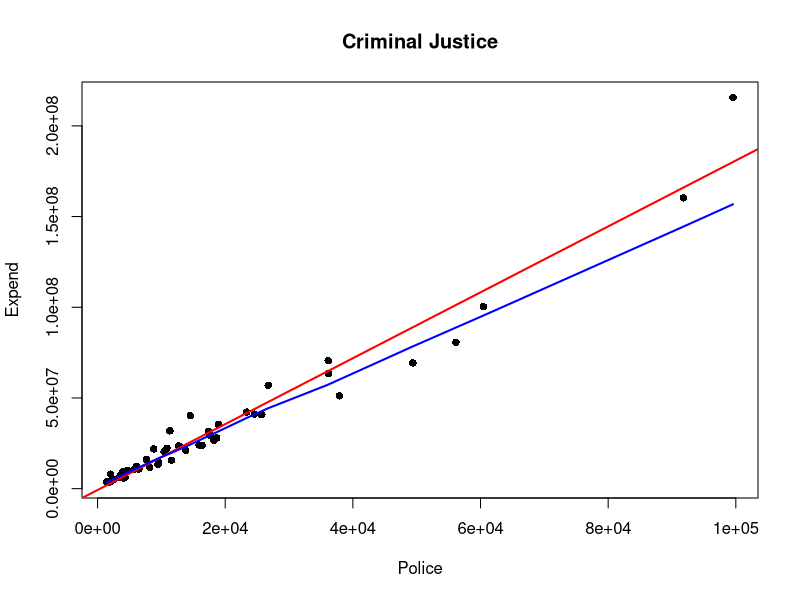
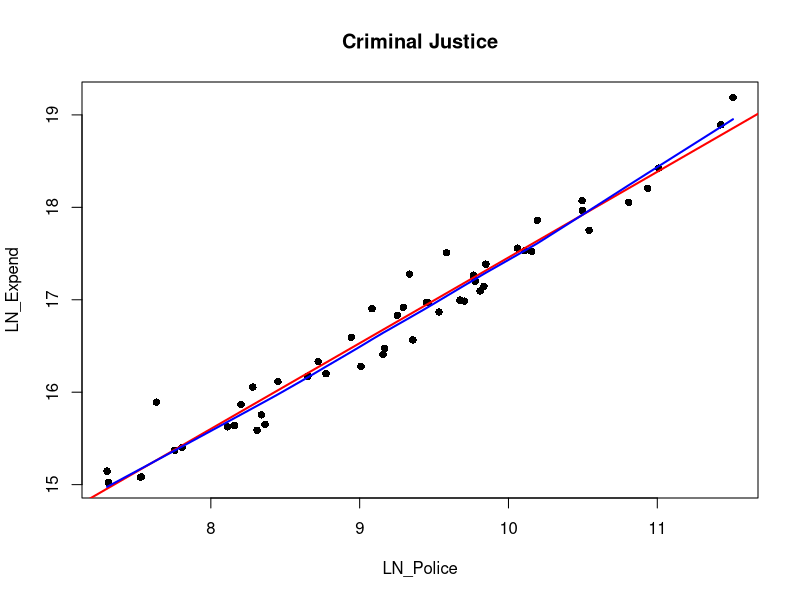
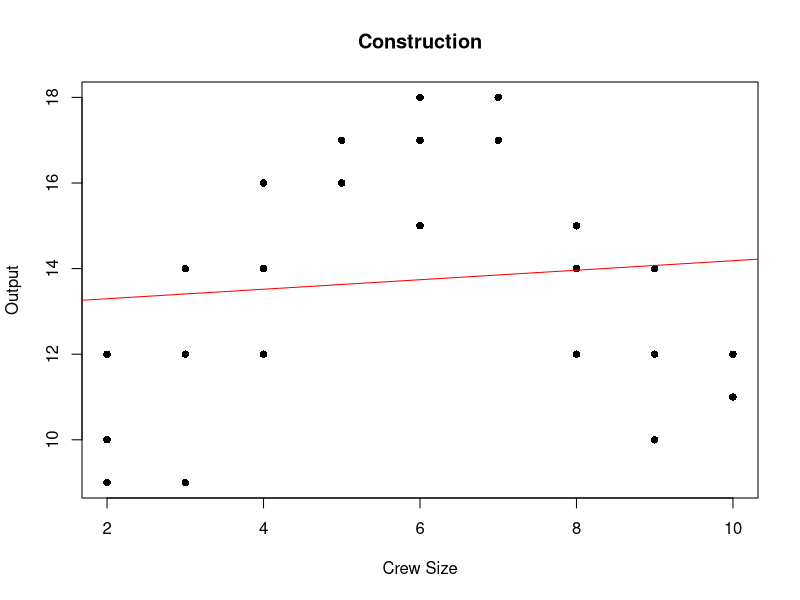
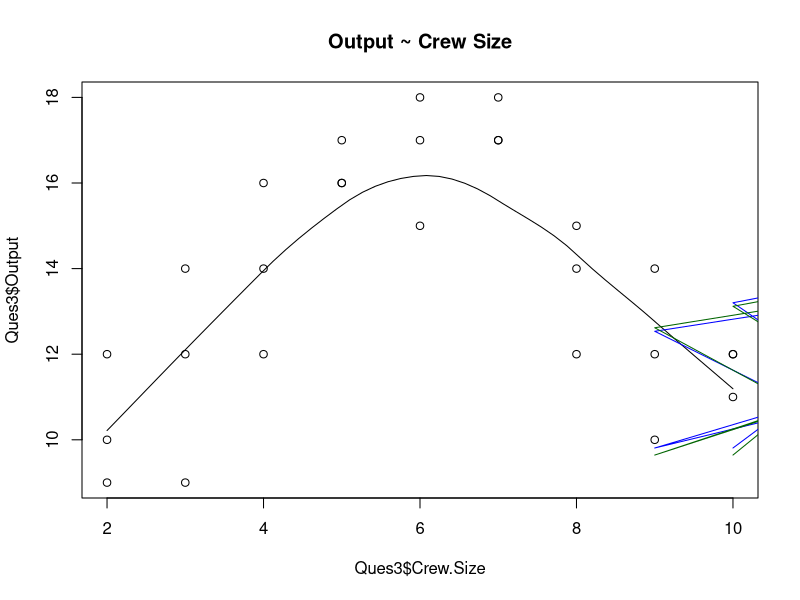
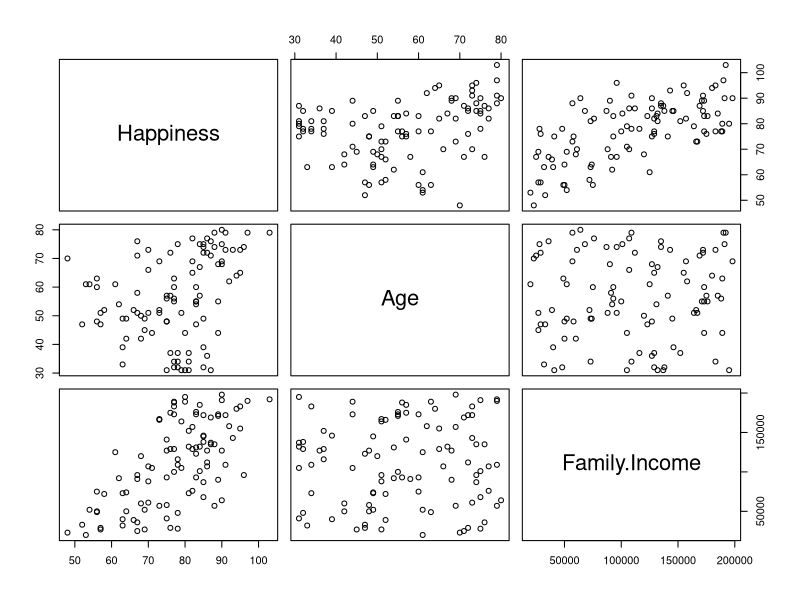
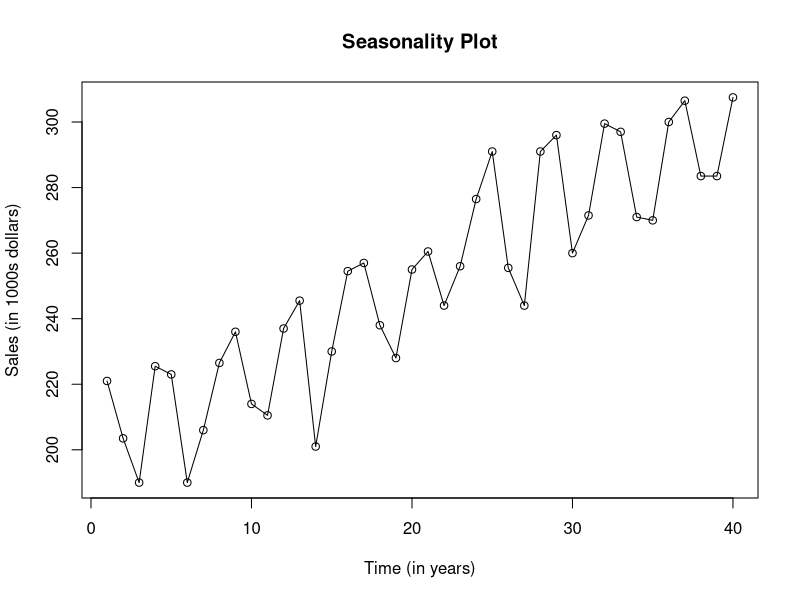
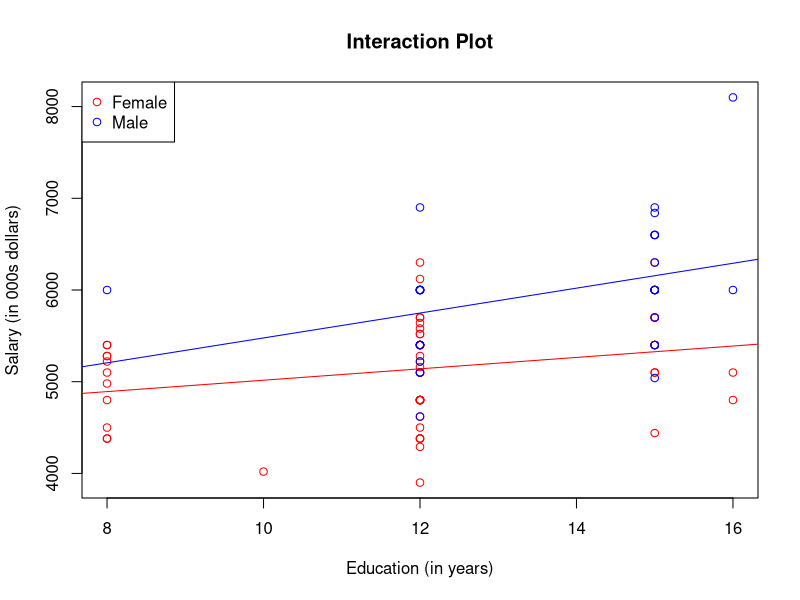
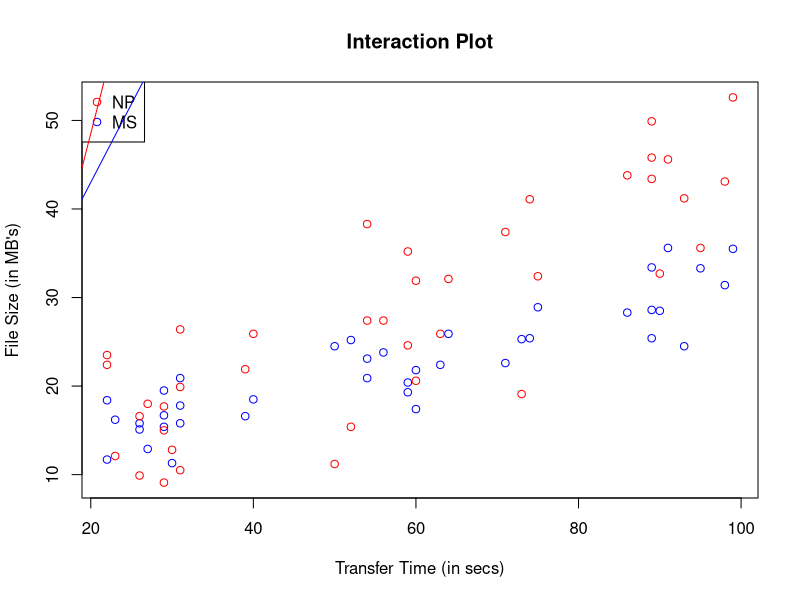

Generate these figures, in order, with R:
#### Question 1 ####

Ques1 <- read.csv("Electronics.csv")

## Create dummy variables
Street_Dummy <- ifelse(Ques1$Location == "Street", 1, 0)  ##Base or Reference 
Mall_Dummy <- ifelse(Ques1$Location == "Mall", 1, 0)
Downtown_Dummy <- ifelse(Ques1$Location == "Downtown", 1, 0)

model_Ques1 <- lm(Sales ~ Households + Mall_Dummy + Downtown_Dummy, 
                              data = Ques1)
summary(model_Ques1)
sale_means <- tapply(Ques1$Sales, Ques1$Location, mean)

##Interpretation:
##𝑌_i = beta_1+ beta_2*D_2i + beta_3*D_3i + beta_4*X_ie_i
##Where Y is store sales volume in July of last year measured in $1000
##      X_i = the number of households in the store's area measured in 1000
##      D_2i = 1, if the location is in the Mall
##             0, otherwise
##      D_1i = 1, if the location is in the Downtown
##             0, otherwise
##E(sales) = 14.97769 - 28.373*D2_2i + 6.863*D_1i
## The mean sales in the in the Street Location is the base category which is about 15%
## The p -values for the differential intercept coefficients are statistically significant –suggesting there is a significant difference in the mean sales between the:
## Street, Mall and Downtown Location.
##Holding the locations constant as number of households increases by 1000, on average, the sales of households increases by 0.86859*1000 = $868.59
##Controlling for number of households the differential intercept coefficient is not significant for the Downtown Location while it is significant for the Mall Location.


#### Question 2####

Ques2 <- read.csv("Criminal Justice.csv")

Expend <- Ques2$EXPEND
Police <- Ques2$POLICE
### Create a scatterplot first
plot(Police, Expend, main = "Criminal Justice", 
     xlab = "Police", ylab = "Expend", pch=16)
abline(lm(Expend ~ Police), col = "red", lwd = 2)
lines(lowess(Police, Expend), col="blue", lwd = 2) ## lowess = Locally weighted Scatterplot Smoothing

LN_Expend <- log(Expend)
LN_Police <- log(Police)

### Create a scatterplot again
plot(LN_Police, LN_Expend, 
     main = "Criminal Justice", xlab = "LN_Police", 
     ylab = "LN_Expend", pch=16)
abline(lm(LN_Expend ~ LN_Police), col = "red", lwd = 2)
lines(lowess(LN_Police, LN_Expend), col="blue", lwd = 2) ## lowess = Locally weighted Scatterplot Smoothing

### Run a regression model

### LN_Expend = beta0 + beta1*ln(Police) + error
log_lin_model_1 <- lm(LN_Expend ~ LN_Police)
summary(log_lin_model_1)

pred <- predict(log_lin_model_1, 
                data.frame(LN_Police = log(10000)), 
                interval = "prediction",
                level = 0.95)

##Point prediction of expenditures if 10000 police officers are hired.
exp(pred)
##95% Prediction Interval in expenditure if 10000 police officers are hired
##Where Lower is 16.3198 and Upper is 17.1312
exp(16.3198)
exp(17.1312)
### The model can be written as:
### LN(Expend) = 8.185+ 0.9272*LN(Police)

### The slope gives a measure of constant score elasticity.
### For 1% increase in total expenditure, the total number of police employed is increased by 
### approx. 0.92 percent.
### The constant score elasticity is 0.92, which is less than 1, 
### so the total number of police hired are inelastic.
### The total number of police hired increase proportionately less than the increase 
### in the total expenditure.

####Question 3####

Ques3 <- read.csv("Construction.csv")

plot(Ques3$Crew.Size, Ques3$Output, 
     main = "Construction", xlab = "Crew Size", ylab = "Output", pch=16)
abline(lm(Ques3$Output ~ Ques3$Crew.Size), col = "red")
scatter.smooth(x=Ques3$Crew.Size, y=Ques3$Output, 
               main="Output ~ Crew Size")  # scatterplot

### Scatterplot shows that the model that would fit would be a 
### higher-order model. Possibly a cubic model.
### The crew size that seems optimal 6 as seen from the graph it takes the maximum value at that point.

### Let us run the linear regression to see how good of a fit is 
### the linear model.

###### LINEAR REGRESSION MODEL #######################
###### Y = Crew Size, X = OUTPUT #####################
###### Crewsize = beta0 + beta1*Output + error #######
######################################################

Crewsize <- Ques3$Crew.Size
Output <- Ques3$Output

linearmodel <- lm(Output ~ Crewsize)
summary(linearmodel)
## The Multiple R-squared:  0.06879,	Adjusted R-squared:  -0.008811 

###### QUADRATIC MODEL #################################################
###### Y = Crew Size, X1 = OUTPUT, X2 = OUTPUT^2 ######################
###### Crewsize = beta0 + beta1*Output + beta2*Output^2 + error #######
########################################################################

model_q2 <- lm(Output ~ poly(Crewsize, 2, raw = TRUE))
summary(model_q2)

lines(Output, predict(model_q2), col = "blue")

### The Multiple R-squared:  0.6591,	Adjusted R-squared:  0.6307 
### Adjusted R-squared increased. So quadratic model seems to be a better fit, 
### although the first order term is significant.

pred <- predict(model_q2, 
                data.frame(Crewsize = 5)) 
                
### The number of jobs that a crew size of 5 can complete in a week is predicted using the quadratic model that best fits is 16(approx).

###### CUBIC MODEL ####################################################################
###### Y = Crew Size, X1 = OUTPUT, X2 = OUTPUT^2, X3 = OUTPUT^3 ######################
###### Crewsize = beta0 + beta1*Output + beta2*Output^2 + beta3*Output^3 + error #####
#######################################################################################

model_c <- lm(Output ~ poly(Crewsize, 3, raw = TRUE))
summary(model_c)

lines(Output, predict(model_c), col = "darkgreen")

###The Multiple R-squared:  0.6612,	Adjusted R-squared:  0.617 
###As the adjusted R-squared decreased and the only one of the terms are significant 
###Therefore the the cubic model does not seem to be a good fit.
###The quadratic model is hence the best fit.


####Question 4####
Ques4 <- read.csv("HappinessStudy.csv")

#### Plot scatterplots of response variable with each independent variable.
#### Response Variable (Y) = Happiness.
#### Independent Variables (X) = Age, Family Income 

### Observe whether there is a linear relationship between each 
### explanatory (independent)
### variable and the response (dependent) variable. Look for bending patterns.
### Bending patterns between explanatory variables and the response variable 
### would suggest transformations.
### Plot a scatterplot matrix
plot(Ques4) 

### Model 1 - Linear
### Develop the multiple regression model.
Model1 <- lm(Happiness ~ Age+Family.Income, data = Ques4)
summary(Model1)
###The Multiple R-squared:  0.4967,	Adjusted R-squared:  0.4863 
###Where both age and income are statistically significant

### Model 2 - Logarithmic
### Develop the multiple regression model.
Model2 <- lm(Happiness ~ Age+log(Family.Income), data = Ques4)
summary(Model2)
###The Multiple R-squared:  0.5288,	Adjusted R-squared:  0.5191 
###Where both age and income are statistically significant.

### Model 3 - Exponential
### Develop the multiple regression model.
Model3 <- lm(log(Happiness) ~ Age+Family.Income, data =Ques4)
summary(Model3)
###The Multiple R-squared:  0.4803,	Adjusted R-squared:  0.4696 
###Where both age and income are statistically significant.

### Model 4 - Log-Log
### Develop the multiple regression model.
Model4 <- lm(log(Happiness) ~ Age+log(Family.Income), data = Ques4)
summary(Model4)
### The Multiple R-squared:  0.5222,	Adjusted R-squared:  0.5124 
### Where both age and income are statistically significant.

### Which model is the best?
### Get the fitted values for Models 2 and 4
pred2 <- predict(Model2)   ### Fitted Values for Model 2
R_y_yhat2 <- cor(Ques4$Happiness, pred2)^2 ### Find the R-square
Adj_R_y_yhat2 <- 1 - ((1 - R_y_yhat2))*(100 - 1)/(100 - 2 - 1) ### Value is 0.5190

pred4 <- predict(Model4)   ### Fitted Values for Model 4
exp(pred4) ### Why? Because the FITS values obtained in this model is 
### NOT Happiness_hat. It is ln(Happiness_hat). So, taking the antilog.
R_y_yhat4 <- cor(Ques4$Happiness, exp(pred4))^2 ### Find the R-square
Adj_R_y_yhat4 <- 1 - ((1 - R_y_yhat4))*(100 - 1)/(100 - 2 - 1) ### Value is 0.523

### As can be seen from the Adjusted R^2 Value which is 0.523 that is the highest among the all the models.
### Hence the Model 4 - Log-Log model is the best fit among all the models.

### Predicting Happiness with varying levels of age(30, 50 and 70) with a family income of $80,000
pred_30 <- predict(Model4, 
                data.frame(Age = 30, Family.Income = 80000))
### The happiness associated with Age of 30 years and family income of $80,000 is 4.23

pred_50 <- predict(Model4, 
                   data.frame(Age = 50, Family.Income = 80000))

### The happiness associated with Age of 50 years and family income of $80,000 is 4.29

pred_70 <- predict(Model4, 
                   data.frame(Age = 70, Family.Income = 80000))

### The happiness associated with Age of 50 years and family income of $80,000 is 4.34

### Predicting Happiness with varying levels of family incomes($50,000, $75000 and $100,000) with an age of 60 year old working adult.

pred_50k <- predict(Model4, 
                   data.frame(Age = 60, Family.Income = 50000))
### The happiness associated with Age of 60 years and family income of $50,000 is 4.23

pred_75k <- predict(Model4, 
                    data.frame(Age = 60, Family.Income = 75000))

### The happiness associated with Age of 60 years and family income of $75,000 is 4.3

pred_100k <- predict(Model4, 
                    data.frame(Age = 60, Family.Income = 100000))

### The happiness associated with Age of 60 years and family income of $75,000 is 4.35

####Question 5####

### Interpretation of Slope:
### When Beta_2(Slope) is 0.0302
### The slope coefficient of 0.0302 means on the average the log of 
### Real GNP has been increasing at the
### rate of 3.02% per year.
### Real GNP has been increasing at the rate of 3.02% per year. 
### This is the instantaneous (at a point in time) growth rate.

### To compute the compound growth rate, we take the 
### slope to equal ln(1 + r).
### So r = antilog(0.0302) - 1
(r <- exp(0.0302) - 1)
### So, the compound growth rate is 3.066% per year.

### When Beta_2(Slope) is 0.053
### The slope coefficient of 0.0302 means on the average the log of 
### Labour Force Participation Rate has been increasing at the
### rate of 5.30% per year.
### Labour Force Participation Rate has been increasing at the rate of 5.30% per year. 
### This is the instantaneous (at a point in time) growth rate.

### To compute the compound growth rate, we take the 
### slope to equal ln(1 + r).
### So r = antilog(0.053) - 1
(r <- exp(0.053) - 1)
### So, the compound growth rate is 5.44% per year.

### When Beta_2(Slope) is 0.0456
### The slope coefficient of 0.0456 means on the average the log of 
### S&P 500 Index has been increasing at the
### rate of 4.56% per year.
### S&P 500 Index has been increasing at the rate of 4.56% per year. 
### This is the instantaneous (at a point in time) growth rate.

### To compute the compound growth rate, we take the 
### slope to equal ln(1 + r).
### So r = antilog(0.0456) - 1
(r <- exp(0.0456) - 1)
### So, the compound growth rate is 4.66% per year.

### When Beta_2(Slope) is 0.0114 
### The slope coefficient of 0.0114 means on the average the log of 
### S&P 500 Index Quaterly has been increasing at the
### rate of 1.14% per year.
### S&P 500 Index has been increasing at the rate of 1.14% per year. 
### This is the instantaneous (at a point in time) growth rate.

### To compute the compound growth rate, we take the 
### slope to equal ln(1 + r).
### So r = antilog(0.0114) - 1
(r <- exp(0.0114) - 1)
### So, the compound growth rate is 1.15% per year.
### Model 3 is estimated using annual data while model 4 is estimated using quaterly data
### Model 4 represents instantaneous growth rate per quarter by 4 (4 quarters in a year)
### So the quaterly growth rate will be 0.0114*4 = 0.0456

####Question 6####

###### LINEAR REGRESSION MODEL #################
###### Y = Sales, X = Time ############
###### Sales = beta0 + beta1*Time + error #######
################################################

Ques6 <- read.csv("WinterFun.csv")

Sales <- Ques6$SALES
Time <- Ques6$TIME

model <- lm(Sales ~ Time)
summary(model)

### Sales = 199.017 + 2.556*TIME + error ####

plot(Ques6$TIME,Ques6$SALES, 
     main = "Seasonality Plot",
     xlab = "Time (in years)",
     ylab = "Sales (in 1000s dollars)", type = 'o')

### As can be seen from the plot the sales increases as the number of years increases. 
### Thus seasonality is present in the Sales vs Time plot.

Q1 <- ifelse(Ques6$QUARTER == 1, 1, 0)   
Q2 <- ifelse(Ques6$QUARTER == 2, 1, 0)
Q3 <- ifelse(Ques6$QUARTER == 3, 1, 0)
Q4 <- ifelse(Ques6$QUARTER == 4, 1, 0)

model_winterfun <- lm(Ques6$SALES ~ Time + Q2 + Q3 + Q4, 
                        data = Ques6)

summary(model_winterfun)
anova(model, model_winterfun)
### H0: The reduced and full are not different. Hence choose the reduced model.
### H1: The reduced and full model are different. Hence choose the full model.
### As can be seen from the p-value which is highly significant. 
### Thus the null hypothesis is rejected and the full model is chosen.

### The partial coefficient of determination = (SSE_R - SSE_F)/(SSE_R)
### SSE of Reduced Model is 15.91 and SSE of full model is 7.19
coff <- (15.91-7.19)/15.91
### Partial coefficient of determination helps us in understanding the additional variance of 0.548 in the data when seasonality is accounted for.

#### Question 7####

Ques7 <- read.csv("EmploymentDiscrimination.csv")
Gender_Male <- ifelse(Ques7$GENDER == "MALE", 1, 0)
Gender_Female <- ifelse(Ques7$GENDER == "FEMALE", 1, 0)

###### LINEAR REGRESSION MODEL #############################################
###### Y = Salary, X1= Educ , X2 = Gender_FEMALE##############################
###### Salary = beta0 + beta1*Educ+ beta_2*Gender_FEMALE + error ##############
############################################################################

Salary <- Ques7$SALARY
Edu <- Ques7$EDUCAT

model <- lm(Salary ~ Edu+ Gender_Female)
summary(model)

### Salary = 4864.93+ 80.70*Educ -691.81*Gender_Female + error
### Differential Intercept Coefficient is -691.81 which means that after controlling for education females earn $691.81  
### Less than the male counterparts when they have the similar level of education.
### Parameter estimate for education is 80.70 this means that for every unit increase in the level of education 
### The salary increases by $80.70.

### Interaction Plot

Males <- subset(Ques7, Ques7$GENDER == "MALE")
Females <- subset(Ques7, Ques7$GENDER == "FEMALE")

plot(Ques7$EDUCAT, Ques7$SALARY, main = "Interaction Plot", xlab = "Education (in years)", ylab = "Salary (in 000s dollars)", col = ifelse(Ques7$GENDER == "MALE", "blue", "red"))
legend("topleft",  pch = c(1, 1),  c("Female", "Male"), col = c("red", "blue"))
abline(lm(Females$SALARY ~ Females$EDUCAT), col = "red")
abline(lm(Males$SALARY ~ Males$EDUCAT), col = "blue")

### As stated in the above interpretation it can be seen from the graph that the line for males in blue is placed higher than the 
### Line for females in red.
### Thus proving that gender discrimination exists.


### New Model
model_new <- lm(Salary ~ Edu + Gender_Female + Edu*Gender_Female)
summary(model_new)

### After accounting for interaction there is no gender discrimination that exists.
### It can be seen that there is difference in the significance of the gender female
### The Gender Female is not significant after accounting for the interaction which is counter-intutive 
### To the significance of gender female in the non-interactive model.
### The model with interaction has Multiple R-squared:  0.3728,	Adjusted R-squared:  0.3516 
### The model without interaction has Multiple R-squared:  0.3634,	Adjusted R-squared:  0.3492 
### The Standard error for model without interaction is 387.88 and the Standard error for model with interaction is 750.87
### The t-test individual vales for the model without interaction is higher when compared to the model with interaction.


#### Question 8####
### Use interaction
Ques8 <- read.csv("Downloads.csv")
MS_Dummy <- ifelse(Ques8$Vendor == 'MS', 1, 0)

modelQues8_Interaction <- lm(Ques8$Transfer.Time..secs. ~ Ques8$File.Size..MB. + MS_Dummy + 
                                   Ques8$File.Size..MB.*MS_Dummy, data = Ques8)

summary(modelQues8_Interaction)

### Create an interaction plot
Vendor_MS <- subset(Ques8, Ques8$Vendor == "MS")
Vendor_NP <- subset(Ques8, Ques8$Vendor == "NP")

plot(Ques8$File.Size..MB.,Ques8$Transfer.Time..secs.,
     main = "Interaction Plot",
     xlab = "Transfer Time (in secs)",
     ylab = "File Size (in MB's)",
     col = ifelse(Ques8$Vendor == "MS", "blue", "red"))
legend("topleft", 
       pch = c(1, 1), 
       c("NP", "MS"), 
       col = c("red", "blue"))
abline(lm(Vendor_MS$File.Size..MB. ~ Vendor_MS$Transfer.Time..secs.), col = "red")
abline(lm(Vendor_NP$File.Size..MB. ~ Vendor_NP$Transfer.Time..secs.), col = "blue")
#### y = alpha_1 + alpha_2*D1i + beta_1*X + beta_2*(Dxi) + e
#### where y is Transfer Time in secs
####       D1i = 0 when MS = 0
####       D1i = 1 when MS = 1
#### Choice of vendor has no affect on the overall model. 
#### As can be seen from the summary that when D1i =1, Y = (4.89 + 4.76) + (0.40-0.18)X
#### When D1i = 0, Y = 4.89 + 4.76X
#### Thus when the file size is 1 MB then it takes 0.40 secs for NP vendor files to transfer
#### and when file size is 1 MB then it takes (0.40 -0.18 = 0.22 secs) for MS vendor files to transfer.
#### Hence the MS vendor is recommended as it has lesser transfer time.


#### Question 9####

Ques9 <- read.csv("Repair.csv")

plot(Ques9$TIME, Ques9$EXPER, 
     main = "Repair", xlab = "Time", 
     ylab = "Experience", pch=16)
abline(lm(Ques9$EXPER ~ Ques9$TIME), col = "red")
lines(lowess(Ques9$TIME, Ques9$EXPER), col="blue")
plot(Ques9$TIME, Ques9$NUMBER, 
     main = "Repair", xlab = "Time", 
     ylab = "NUMBER", pch=16)
abline(lm(Ques9$NUMBER ~ Ques9$TIME), col = "red")
lines(lowess(Ques9$TIME, Ques9$NUMBER), col="blue")
## lowess = Locally weighted Scatterplot Smoothing


### Scatterplot shows experience against time and number against time. We also superimpose linear and 
### quadratic trends on the scatterplot. At lower and higher levels of time, years of experience of service persons
### are highest. It appears that the number of machines to repair would best be 
### estimated using a quadratic regression model.

###### QUADRATIC MODEL ##############################################################
###### Y = Time, X1 = Exper X2 = (NUMBER), X3 = (NUMBER)^2               #############
###### AC = beta_0 + beta_1*(Exper,) + beta_2*(NUMBER) + beta_3*(NUMBER)^2 + error #######
#########################################################################################

###poly_model <- lm(time ~ experience + poly(num_appl, 2, raw = TRUE))
##summary(poly_model)
model_q <- lm(Ques9$TIME ~ Ques9$EXPER + poly(Ques9$NUMBER, 2, raw = TRUE))
summary(model_q)

#### Time = 65.7294 + 0.37118*Exper + 3.88741*Number + 0.94317*Number^2


#### Question 10####

Ques10 <- read.csv("Camrys.csv")

Price <- Ques10$Asking.Price...000.
Age <- Ques10$Age..years.

model <- lm(Price ~ Age)
summary(model)
### The Multiple R-squared:  0.8579,	Adjusted R-squared:  0.853 
### Price = 15.726 -  1.04167*Age+ error ####

plot(Age,Price, 
     main = "Plot",
     xlab = "Age (in years)",
     ylab = "Asking rice (in 1000s dollars)")
abline(lm(Age ~ Price), col = "red", lwd = 2)
lines(lowess(Price, Age), col="blue", lwd = 2) ## lowess = Locally weighted Scatterplot Smoothing

### It is clearly not a linear relationship. Look at how the values are 
### clumped together on some areas of the X-axis.
### The scatter plot suggests a log transformation of X-variable (Price).

LN_Price <- log(Price)

### Create a scatterplot again
plot(Age, LN_Price, main = "Price of the cars with Age", 
     xlab = "Age", ylab = "Price", pch=16)
abline(lm(LN_Price ~ Age), col = "red", lwd = 2)

### Create the model.
### FPrice = beta0 + beta1*ln(Age) + error
lin_log_model_2 <- lm(LN_Price ~ Age)
summary(lin_log_model_2)

pred_linear <- predict(model)   
R_y_yhat2 <- cor(Price, pred_linear)^2 
Adj_R2_linear <- 1 - ((1 - R_y_yhat2))*(31 - 1)/(31 - 1 - 1)
Adj_R2_linear

pred_loglin <- predict(lin_log_model_2)   
R_y_yhat4 <- cor(Price, exp(pred_loglin))^2 
Adj_R2_loglin <- 1 - ((1 - R_y_yhat4))*(31 - 1)/(31 - 1 - 1) 
Adj_R2_loglin


### The model is: Price = 22.28 - 7.727*LN(Age)
### The Multiple R-squared:  0.8896,	Adjusted R-squared:  0.8858 
### Linear Model
### Coefficient of Intercept: 15.72611. This indicates the value of the car when the age is 0.  
### Coefficient of Age: -1.04167. This indicates that increasing the value of age by 1 year reduces the value of the car by $1,041.67
### LogLin Model
### Coefficient of Intercept: 3.35975. This e^3.359 indicates the value of the car when age is 0.  
### Coefficient of Age: -0.20473. This indicates that increasing the value of age by 1 unit reduces the value of the car by 20.47%
### As can be seen the from the values of R^2 and Adjusted R^2 is greater for the lin-log model as compared to the linear model
### The lin-log model scatterplat also shows that the curve which was present in the linear model scartterplot 
### Is no longer presetn after the transformation of the Price variable to Log(Price)
### Thus the lin-log model is good fit for the understanding the resale value of the cars over the years.
### 


### Predcition of asking price of :
### 1 year old car

pred_1 <- predict(lin_log_model_2, 
                data.frame(Age = 1)) 

### 2 year old car
pred_2 <- predict(lin_log_model_2, 
                data.frame(Age = 2)) 

### 11 year old car
pred_3<- predict(lin_log_model_2, 
                data.frame(Age = 11)) 

### 12 year old car
pred_4 <- predict(lin_log_model_2, 
                data.frame(Age = 12)) 
sprintf("The difference in the asking price for cars having age 1 and 2 is %f", (exp(pred_1) - exp(pred_2))*1000)
sprintf("The difference in the asking price for cars having age 11 and 12 is %f", (exp(pred_3) - exp(pred_4))*1000)


####Question 11####
### Linear Model :
### y = beta_0 + beta_1*X

Ques11 <- read.csv("Fisher Index.csv")

Y <- Ques11$Y
X <- Ques11$X

model <- lm(Y~ X)
summary(model)
### Year = 1.279 + 1.0691*X
### The Multiple R-squared:  0.7155,	Adjusted R-squared:   0.68 

plot(X,Y, 
     main = "Plot",
     xlab = "X ",
     ylab = "Y")
abline(lm(X ~ Y), col = "red", lwd = 2)
lines(lowess(Y, X), col="blue", lwd = 2) ## lowess = Locally weighted Scatterplot Smoothing

### It is clearly not a linear relationship. Look at how the values are 
### clumped together on some areas of the X-axis.

#### Model Without Intercept
### y = beta_1*X

without_intercept <- lm( Y ~ X -1)
summary(without_intercept)

### The Multiple R-squared:  0.7825,	Adjusted R-squared:  0.7583 
### Years = 1.0899*X
Ques11$x_square <- Ques11$X^2
Ques11$y_square <- Ques11$Y^2

raw_r_square <- sum(Ques11$X*Ques11$Y)^2/(sum(Ques11$x_square)*sum(Ques11$y_square))
raw_r_square

#### As can be seen from the model summary that the R^2 for the without intercept  model is higher that the model with intercept.
#### Hence this means that the model without intercept is better at explaining the variance in the varibales than the model with intercept.
#### Therefore the model without intercept should be used.

#### Question 13####

Ques13 <- read.csv("CorporateFinancials.csv")

Dividend <- Ques13$Dividend
Profit <- Ques13$After_Tax_Profit

plot(Ques13$Dividend, Ques13$Quarter, 
     main = "Profit vs Dividend", xlab = "Profit", 
     ylab = "Dividend", pch=16)
abline(lm(Ques13$Dividend ~ Ques13$After_Tax_Profit), col = "red")
lines(lowess(Ques13$After_Tax_Profit, Ques13$Dividend), col="blue") ## lowess = Locally weighted Scatterplot Smoothing
# OR
scatter.smooth(x=Ques13$Dividend, y=Ques13$After_Tax_Profit, 
               main="Dividend ~ Price") 

### ###### LINEAR REGRESSION MODEL #################
###### Y = Dividend, X = Profits ############
###### Dividend = beta0 + beta1*Profits + error #######
################################################


model <- lm(Dividend ~ Profit)
summary(model)


### The Multiple R-squared:  0.9035,	Adjusted R-squared:  0.9013 
### Quarters are taken as the dummy variable 

Q1 <- ifelse(Ques13$Quarter == 1, 1, 0)   
Q2 <- ifelse(Ques13$Quarter == 2, 1, 0)
Q3 <- ifelse(Ques13$Quarter == 3, 1, 0)
Q4 <- ifelse(Ques13$Quarter == 4, 1, 0)

model_dividend <- lm(Ques13$Dividend ~ Ques13$After_Tax_Profit + Q2 + Q3 + Q4 + Ques13$After_Tax_Profit*Q2 + Ques13$After_Tax_Profit*Q3 
                       + Ques13$After_Tax_Profit*Q4,
                      data = Ques13)

summary(model_dividend)
### As none of the interaction terms nor the quarter terms indicator variables are significant 
### Thus we can conclude that there is no effect of seasonality.


####Question 12####

Ques12 <- read.csv("UKConsData.csv")

#### Plot scatterplots of response variable with each independent variable.
#### Response Variable (Y) = Expenditure.
#### Independent Variables (X) = Advertising Expenditure.

### Observe whether there is a linear relationship between each 
### explanatory (independent)
### variable and the response (dependent) variable. Look for bending patterns.
### Bending patterns between explanatory variables and the response variable 
### would suggest transformations.
### Plot a scatterplot matrix
plot(Ques12) 

### Model 1 - Linear
### Develop the multiple regression model.
Model1 <- lm(Exp ~ Adexp, data = Ques12)
summary(Model1)
###The Multiple R-squared:  0.5938,	Adjusted R-squared:  0.5788 
###Where adexp is are statistically significant

### Model 2 - Logarithmic
### Develop the multiple regression model.
Model2 <- lm(Exp ~ log(Adexp), data = Ques12)
summary(Model2)
###The Multiple R-squared:  0.314,	Adjusted R-squared:  0.2886 
###Where adexp is are statistically significant.

### Model 3 - Exponential
### Develop the multiple regression model.
Model3 <- lm(log(Exp) ~ Adexp, data =Ques12)
summary(Model3)
###The Multiple R-squared:  0.251,	Adjusted R-squared:  0.2232 
###Where adexp is statistically significant.

### Model 4 - Log-Log
### Develop the multiple regression model.
Model4 <- lm(log(Exp) ~ log(Adexp), data = Ques12)
summary(Model4)
### The Multiple R-squared:  0.5222,	Adjusted R-squared:  0.5124 
### Where adexp is are statistically significant.

### Which model is the best?
### Get the fitted values for Models 2 and 4
pred2 <- predict(Model1)   ### Fitted Values for Model 2
R_y_yhat2 <- cor(Ques12$Exp, pred2)^2 ### Find the R-square
Adj_R_y_yhat2 <- 1 - ((1 - R_y_yhat2))*(29 - 1)/(29 - 1 - 1) ### Value is 0.5787

pred4 <- predict(Model4)   ### Fitted Values for Model 4
exp(pred4) ### Why? Because the FITS values obtained in this model is 
### NOT Exp_hat. It is ln(Happiness_hat). So, taking the antilog.
R_y_yhat4 <- cor(Ques12$Exp, exp(pred4))^2 ### Find the R-square
Adj_R_y_yhat4 <- 1 - ((1 - R_y_yhat4))*(29 - 1)/(29 - 1 - 1) ### Value is 0.5593

### As can be seen from the Adjusted R^2 Value which is 0.5787 that is the highest among the all the models.
### Hence the Model 2 - Logarithmic model is the best fit among all the models.




